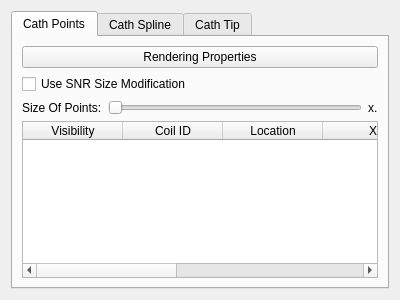
<?xml version="1.0" encoding="UTF-8"?>
<ui version="4.0">
 <class>cathOptions</class>
 <widget class="QWidget" name="cathOptions">
  <property name="geometry">
   <rect>
    <x>0</x>
    <y>0</y>
    <width>400</width>
    <height>300</height>
   </rect>
  </property>
  <property name="windowTitle">
   <string>Form</string>
  </property>
  <layout class="QVBoxLayout" name="verticalLayout">
   <item>
    <widget class="QTabWidget" name="tabWidget">
     <property name="currentIndex">
      <number>0</number>
     </property>
     <widget class="QWidget" name="tab">
      <attribute name="title">
       <string>Cath Points</string>
      </attribute>
      <layout class="QVBoxLayout" name="verticalLayout_2">
       <item>
        <widget class="QPushButton" name="pointPropButton">
         <property name="text">
          <string>Rendering Properties</string>
         </property>
        </widget>
       </item>
       <item>
        <widget class="QCheckBox" name="snrSizeCheckBox">
         <property name="text">
          <string>Use SNR Size Modification</string>
         </property>
        </widget>
       </item>
       <item>
        <layout class="QHBoxLayout" name="horizontalLayout">
         <item>
          <widget class="QLabel" name="label">
           <property name="text">
            <string>Size Of Points:</string>
           </property>
          </widget>
         </item>
         <item>
          <widget class="QSlider" name="pointSizeSlider">
           <property name="minimum">
            <number>1</number>
           </property>
           <property name="maximum">
            <number>100</number>
           </property>
           <property name="singleStep">
            <number>1</number>
           </property>
           <property name="pageStep">
            <number>5</number>
           </property>
           <property name="orientation">
            <enum>Qt::Horizontal</enum>
           </property>
          </widget>
         </item>
         <item>
          <widget class="QLabel" name="pointSizeLabel">
           <property name="text">
            <string>x.</string>
           </property>
          </widget>
         </item>
        </layout>
       </item>
       <item>
        <widget class="QTableWidget" name="pointsTable">
         <property name="editTriggers">
          <set>QAbstractItemView::DoubleClicked|QAbstractItemView::EditKeyPressed</set>
         </property>
         <column>
          <property name="text">
           <string>Visibility</string>
          </property>
          <property name="textAlignment">
           <set>AlignHCenter|AlignVCenter|AlignCenter</set>
          </property>
         </column>
         <column>
          <property name="text">
           <string>Coil ID</string>
          </property>
          <property name="textAlignment">
           <set>AlignHCenter|AlignVCenter|AlignCenter</set>
          </property>
         </column>
         <column>
          <property name="text">
           <string>Location</string>
          </property>
          <property name="textAlignment">
           <set>AlignHCenter|AlignVCenter|AlignCenter</set>
          </property>
         </column>
         <column>
          <property name="text">
           <string>X</string>
          </property>
          <property name="textAlignment">
           <set>AlignHCenter|AlignVCenter|AlignCenter</set>
          </property>
         </column>
         <column>
          <property name="text">
           <string>Y</string>
          </property>
          <property name="textAlignment">
           <set>AlignHCenter|AlignVCenter|AlignCenter</set>
          </property>
         </column>
         <column>
          <property name="text">
           <string>Z</string>
          </property>
          <property name="textAlignment">
           <set>AlignHCenter|AlignVCenter|AlignCenter</set>
          </property>
         </column>
         <column>
          <property name="text">
           <string>SNR</string>
          </property>
          <property name="textAlignment">
           <set>AlignHCenter|AlignVCenter|AlignCenter</set>
          </property>
         </column>
        </widget>
       </item>
      </layout>
     </widget>
     <widget class="QWidget" name="tab_3">
      <attribute name="title">
       <string>Cath Spline</string>
      </attribute>
      <layout class="QVBoxLayout" name="verticalLayout_3">
       <item>
        <widget class="QPushButton" name="splinePropButton">
         <property name="text">
          <string>Rendering Properties</string>
         </property>
        </widget>
       </item>
      </layout>
     </widget>
     <widget class="QWidget" name="tab_2">
      <attribute name="title">
       <string>Cath Tip</string>
      </attribute>
      <layout class="QVBoxLayout" name="verticalLayout_4">
       <item>
        <widget class="QPushButton" name="tipPropButton">
         <property name="text">
          <string>Rendering Properties</string>
         </property>
        </widget>
       </item>
      </layout>
     </widget>
    </widget>
   </item>
  </layout>
 </widget>
 <resources/>
 <connections/>
</ui>
